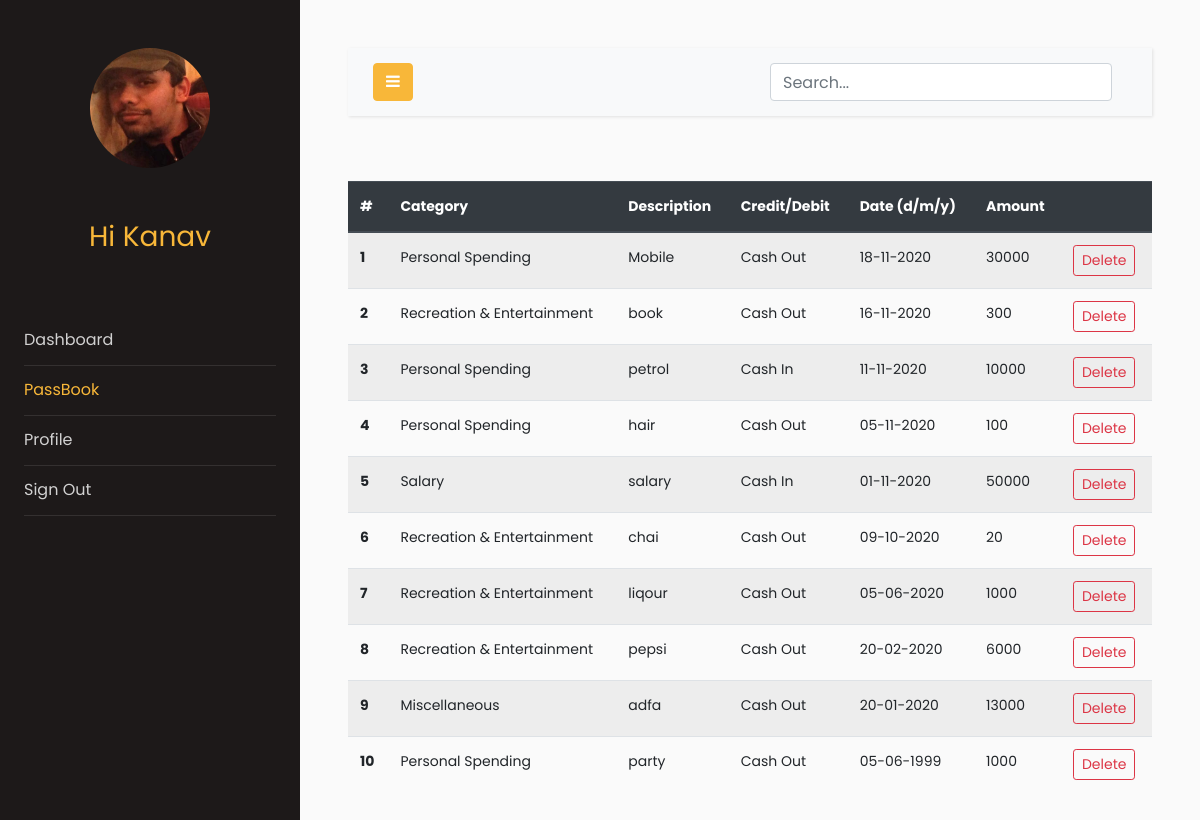
The page /passbook (signed in) on the database its author committed.
### models.py (models this page shows, shortened)
class Users(db.Model, UserMixin):
    __tablename__ = "users"
    id = db.Column(db.Integer, primary_key=True)
    email = db.Column(db.String(64), unique=True, index=True)
    name = db.Column(db.String(64))
    pasword_hash = db.Column(db.String(128))
    income = db.Column(db.Integer)
    budget = db.Column(db.Integer)
    profile_image = db.Column(db.String(128), nullable=False, default='default_profile.png')
    trans = db.relationship('Transactions', backref='User', lazy='dynamic')

class Transactions(db.Model):
    __searchable__ = ['description','cat','amount','date']
    users = db.relationship(Users)
    id = db.Column(db.Integer, primary_key=True)
    cashFlow = db.Column(db.Integer)
    amount = db.Column(db.Integer)
    description = db.Column(db.String(64))
    cat = db.Column(db.String(64))
    date = db.Column(db.DateTime)
    userId = db.Column(db.Integer, db.ForeignKey('users.id'), nullable=False)

### app.py (the view)
@app.route("/passbook", methods=["GET", "POST"])
@login_required
def passbook():
    uid = current_user.id
    trans_data = Transactions.query.filter_by(userId=uid).order_by(
        Transactions.date.desc()
    )
    return render_template("passbook.html", trans_data=trans_data)

### models.py (called while the page is built)
@login_manager.user_loader
def load_user(user_id):
    return Users.query.get(user_id)

### templates/passbook.html (shortened to what this page needs)
<!doctype html>
<html lang="en">
<head>
    <link rel="stylesheet" href="https://stackpath.bootstrapcdn.com/font-awesome/4.7.0/css/font-awesome.min.css">
<link rel="stylesheet" href="{{ url_for('static', filename='css1/style.css') }}">
</head>
<body>
    <div class="wrapper d-flex align-items-stretch">
        <nav id="sidebar">
            <div class="p-4 pt-5">
                <a href="#" class="img logo rounded-circle mb-5" style="background-image: url({{url_for('static',filename='profile_pics/'+current_user.profile_image)}})"></a>
                <h3 style="color: #f8b739; font-family: Poppins, Arial, sans-serif; text-align: center;">Hi {{current_user.name}}</h3>
                <br>
                <br>
                <ul class="list-unstyled components mb-5">
                    <li>
                        <a href="{{url_for('dashboard')}}">Dashboard</a>
                    </li>
                    <li class="active">
                        <a href="{{url_for('passbook')}}">PassBook</a>
                    </li>
                    <li>
                        <a href="{{url_for('profile')}}">Profile</a>
                    </li>
                    <li>
                        <a href="{{url_for('logout')}}">Sign Out</a>
                    </li>
                </ul>
            </div>
        </nav>
        <div id="content" class="p-4 p-md-5">
            <nav class="navbar navbar-expand-lg navbar-light bg-light">
                <div class="container-fluid">
                    <button type="button" id="sidebarCollapse" class="btn btn-primary">
                        <i class="fa fa-bars"></i>
                    </button>
                    <form action="search" , method="GET">
                        <div class="container h-50">
                            <div class="d-flex justify-content-center h-100">
                                <input type="search" class="form-control ds-input" id="search-input" name="query" placeholder="Search..." aria-label="Search for..."
                                    autocomplete="off" data-docs-version="4.5" spellcheck="false" role="combobox" aria-autocomplete="list"
                                    aria-expanded="false" aria-owns="algolia-autocomplete-listbox-0" dir="auto"
                                    style="position: relative; vertical-align: top;">
                            </div>
                        </div>
                    </form>
                </div>
            </nav>
            <br>
            <table class="table table-striped">
                <thead class="thead-dark">
                    <tr>
                        <th scope="col">#</th>
                        <th scope="col">Category</th>
                        <th scope="col">Description</th>
                        <th scope="col">Credit/Debit</th>
                        <th scope="col">Date (d/m/y)</th>
                        <th scope="col">Amount</th>
                        <th scope="col"></th>
                    </tr>
                </thead>
                <tbody>
                    {%for r in trans_data%}
                    <tr>
                        <th scope="row">{{loop.index0 + 1}}</th>
                        <td>{{r.cat}}</td>
                        <td>{{r.description}}</td>
                        {%if r.cashFlow == 1 %}
                        <td>Cash In</td>
                        {%else%}
                        <td>Cash Out</td>
                        {%endif%}
                        <td>{{r.date.strftime('%d-%m-%Y')}}</td>
                        <td>{{r.amount}}</td>
                        <td><button type="button" class="btn btn-outline-danger btn-sm" data-toggle="modal" data-target="#del{{r.id}}">
                            Delete
                        </button></td>
                    </tr>
                    {%endfor%}
                </tbody>
            </table>
        </div>
    </div>
</body>
</html>

### rows shown on the page
Users: profile_image (picture), name "Kanav"
Transactions: cat "Personal Spending", description "Mobile", cashFlow "Cash Out", date "18-11-2020", amount "30000"
Transactions: cat "Recreation & Entertainment", description "book", cashFlow "Cash Out", date "16-11-2020", amount "300"
Transactions: cat "Personal Spending", description "petrol", cashFlow "Cash In", date "11-11-2020", amount "10000"
Transactions: cat "Personal Spending", description "hair", cashFlow "Cash Out", date "05-11-2020", amount "100"
Transactions: cat "Salary", description "salary", cashFlow "Cash In", date "01-11-2020", amount "50000"
Transactions: cat "Recreation & Entertainment", description "chai", cashFlow "Cash Out", date "09-10-2020", amount "20"
Transactions: cat "Recreation & Entertainment", description "liqour", cashFlow "Cash Out", date "05-06-2020", amount "1000"
Transactions: cat "Recreation & Entertainment", description "pepsi", cashFlow "Cash Out", date "20-02-2020", amount "6000"
Transactions: cat "Miscellaneous", description "adfa", cashFlow "Cash Out", date "20-01-2020", amount "13000"
Transactions: cat "Personal Spending", description "party", cashFlow "Cash Out", date "05-06-1999", amount "1000"
